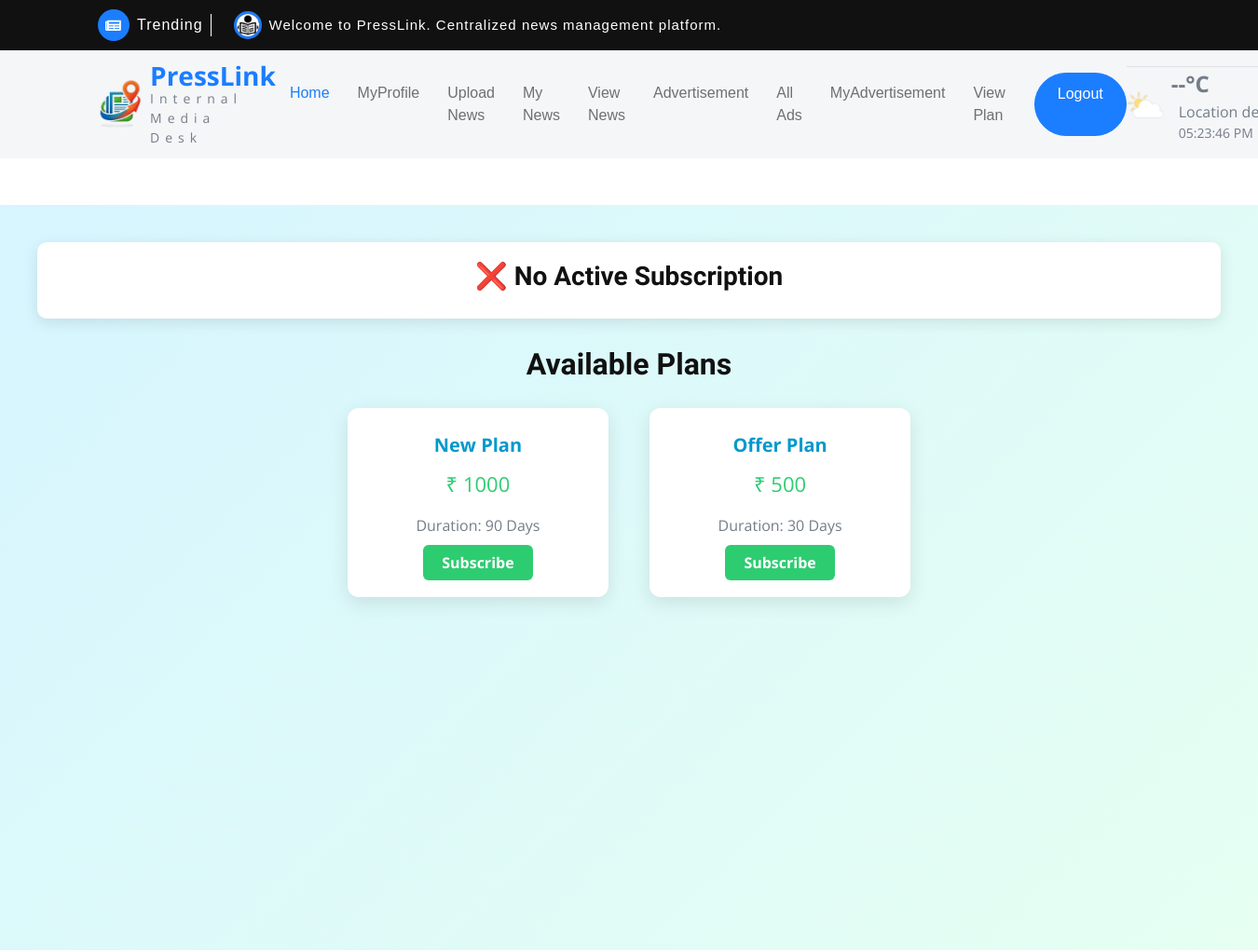
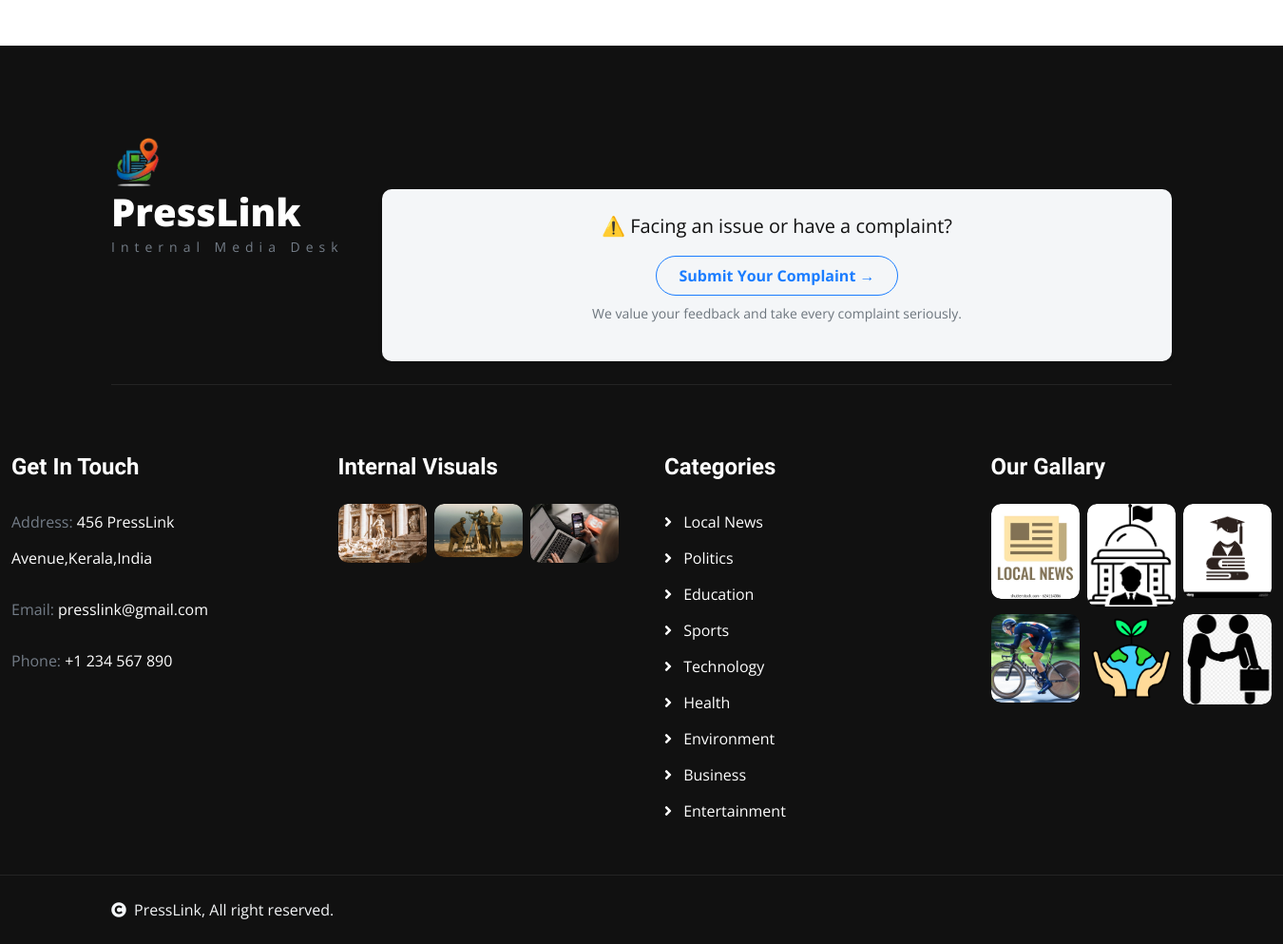
Screenshot of /User/viewplan/ with the database file from the repository (2 pictures, top to bottom).
### Admin/models.py (models this page shows)
class tbl_plan(models.Model):
    plan_name=models.CharField(max_length=50)
    plan_duration=models.IntegerField()
    plan_amount=models.CharField(max_length=50)

### User/views.py (the view, shortened to what this page needs)
# urls.py: path("viewplan/", views.viewplan, name="viewplan"),
def viewplan(request):
    plans = tbl_plan.objects.all()
    subscription = None
    remaining_days = 0
    return render(request,"User/ViewPlan.html",{'plans':plans,'subscription':subscription,'remaining_days': remaining_days})

### User/Templates/User/ViewPlan.html (shortened to what this page needs)
{% extends 'User/Header.html' %}
{% block content %}
<div class="page-wrapper">
    {% if subscription %}
    <div class="active-box">
        <h3>✅ Active Plan</h3>
        <p><strong>{{subscription.plan.plan_name}}</strong></p>
        <p>Expiry Date: {{subscription.expiry_date}}</p>
        <p>Remaining Days: {{remaining_days}}</p>
    </div>
    {% else %}
    <div class="active-box">
        <h3>❌ No Active Subscription</h3>
    </div>
    {% endif %}
    <h2>Available Plans</h2>
    {% for p in plans %}
    <div class="plan-card">
        <div class="plan-title">{{p.plan_name}}</div>
        <div class="price">₹ {{p.plan_amount}}</div>
        <p>Duration: {{p.plan_duration}} Days</p>
        <a class="subscribe-btn" href="{% url 'User:Subscribe' p.id %}" onclick="return confirm('Subscribe this plan?')">
            Subscribe
        </a>
    </div>
    {% endfor %}
</div>
{% endblock %}

### User/Templates/User/ViewPlan.html (style rules this page uses)
.page-wrapper { min-height: 100vh; padding: 40px; background: linear-gradient(135deg, #d6f5ff, #e6fff2); text-align: center; }
.plan-card { background: white; padding: 25px; border-radius: 12px; box-shadow: 0 6px 20px rgba(0, 0, 0, 0.1); width: 280px; display: inline-block; margin: 20px; }
.plan-title { font-size: 20px; font-weight: bold; color: #0099cc; }
.price { font-size: 22px; color: #2ecc71; margin: 10px 0; }
.subscribe-btn { background: #2ecc71; color: white; padding: 8px 20px; border-radius: 6px; text-decoration: none; font-weight: bold; }
.active-box { background: #fff; padding: 20px; margin-bottom: 30px; border-radius: 10px; box-shadow: 0 4px 15px rgba(0, 0, 0, 0.1); }

### rows the page displays
tbl_plan: plan_name "New Plan", plan_amount "1000", plan_duration "90"
tbl_plan: plan_name "Offer Plan", plan_amount "500", plan_duration "30"
